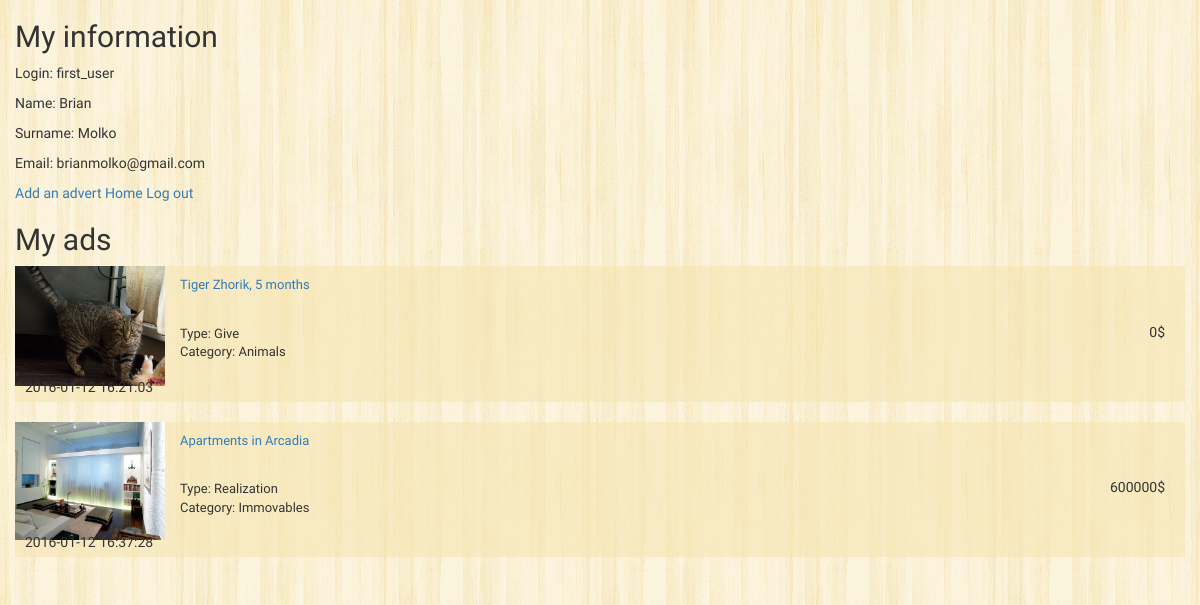
The page /profile.php (signed in) on the database its author committed.
### tables this page shows
CREATE TABLE IF NOT EXISTS `memberlist` (
  `login` varchar(50) DEFAULT NULL,
  `pass` varchar(50) DEFAULT NULL,
  `name` varchar(50) DEFAULT NULL,
  `surname` varchar(50) DEFAULT NULL,
  `email` varchar(50) DEFAULT NULL,
  `id_member` int(11) NOT NULL AUTO_INCREMENT,
  PRIMARY KEY (`id_member`)
);

CREATE TABLE IF NOT EXISTS `ads` (
  `id_ad` int(11) NOT NULL AUTO_INCREMENT,
  `title` varchar(50) NOT NULL,
  `message` text NOT NULL,
  `type_id` int(11) NOT NULL,
  `category_id` int(11) NOT NULL,
  `cost` int(11) NOT NULL DEFAULT '0',
  `img` varchar(50) NOT NULL,
  `email` varchar(50) NOT NULL,
  `create_data` timestamp NOT NULL DEFAULT CURRENT_TIMESTAMP,
  PRIMARY KEY (`id_ad`)
);

CREATE TABLE IF NOT EXISTS `types` (
  `id_type` int(11) NOT NULL AUTO_INCREMENT,
  `name` varchar(50) NOT NULL,
  PRIMARY KEY (`id_type`)
);

CREATE TABLE IF NOT EXISTS `categories` (
  `id_category` int(11) NOT NULL AUTO_INCREMENT,
  `name` varchar(50) NOT NULL,
  `description` text,
  PRIMARY KEY (`id_category`)
);

### functions.php (called while the page is built, shortened)
<?php
class funcs
{
    function get_user($id_user)
    {
        $connection = new PDO('mysql:host=localhost; port=65535; dbname=doskaobyavl', 'root', '');
        $result = $connection->query("SELECT * FROM memberlist where id_member='$id_user'")->fetch();
        return $result;
    }
    function get_type($id_type)
    {
        $connection = new PDO('mysql:host=localhost; port=65535; dbname=doskaobyavl', 'root', '');
        $type = $connection->query("SELECT name FROM types where id_type='$id_type'")->fetchColumn();
        return $type;
    }
    function get_categ($id_category)
    {
        $connection = new PDO('mysql:host=localhost; port=65535; dbname=doskaobyavl', 'root', '');
        $categ = $connection->query("SELECT name FROM categories where id_category='$id_category'")->fetchColumn();
        return $categ;
    }
    function get_user_ads($user_email)
    {
        $connection = new PDO('mysql:host=localhost; port=65535; dbname=doskaobyavl', 'root', '');
        $result = $connection->query("SELECT * FROM ads where email='$user_email'")->fetchAll();
        return $result;
    }
}

### profile.php (the view, shortened to what this page needs)
<?php
require_once "functions.php";
$functs = new funcs();
$user_id = $_SESSION["user_id"];
$user_inf = $functs->get_user($user_id);
$user_ads = $functs->get_user_ads($user_inf['email']);
$ads_count = count($user_ads);
?>
<html>
<head>
    <link rel="stylesheet" type="text/css"
          href="https://cdnjs.cloudflare.com/ajax/libs/twitter-bootstrap/3.3.6/css/bootstrap.min.css">
    <link rel="stylesheet" type="text/css" href="css/main.css">
</head>
<body>
<div class="container">
    <div class="row">
    <h2>My information</h2>
    <p>Login: <?php echo $user_inf['login']; ?></p>
    <p>Name: <?php echo $user_inf['name']; ?></p>
    <p>Surname: <?php echo $user_inf['surname']; ?></p>
    <p>Email: <?php echo $user_inf['email']; ?></p>
    <a href="add_ad.php">Add an advert</a>
    <a href="index.php">Home</a>
    <a href="logout.php">Log out</a>
    <h2>My ads</h2>
    </div>
    <div class="row">
        <?php
        for ($i = 0; $i < $ads_count; $i++) {
            $categ = $functs->get_categ($user_ads[$i]['category_id']);
            $type = $functs->get_type($user_ads[$i]['type_id']);
            echo "<div class='obyavlenie'>";
            $temp = $user_ads[$i]['img'];
            echo "<div class='imgPreview'><img src='photos/" . $temp . "'></div>";
            echo "<span class='link'><a href='advert.php?id=" . $user_ads[$i]['id_ad'] . "'>" . $user_ads[$i]['title'] . "</a></span>";
            echo "<div class='adsType' id='type'>Type: " . $type . "</div>";
            echo "<div class='adsCategory' id='category'>Category: " . $categ . "</div>";
            echo "<div class='create_data'>" . $user_ads[$i]['create_data'] . "</div>";
            echo "<div class='cost'>" . $user_ads[$i]['cost'] . "$</div>";
            echo "</div>";
            echo "<br/>";
        }
        ?>
    </div>
</div>
</body>
</html>

### css/main.css (style rules this page uses)
body { background-image: url(../photos/pattern8.png) ; font-family: Capriola, Helvetica, sans-serif; }
.imgPreview img { width: 150px; float: left; }
.obyavlenie { background-color: rgba(247, 229, 178, 0.58); width: 100%; clear: both; }
.link { top: 10px; }
.adsType,.adsCategory,.link { position: relative; font-size: small; left: 15px; }
.adsType { padding-top: 40px; }
.create_data { position: relative; left: -140px; top: 15px; }
.cost { position: relative; text-align: right; margin-right: 20px; top:-60px; }

### rows shown on the page
memberlist: login "first_user", name "Brian", surname "Molko", email "brianmolko@gmail.com"
ads: img (picture), title "Tiger Zhorik, 5 months", type.name "Give", category.name "Animals", create_data "2016-01-12 16:21:03", cost "0"
ads: img (picture), title "Apartments in Arcadia", type.name "Realization", category.name "Immovables", create_data "2016-01-12 16:37:28", cost "600000"
